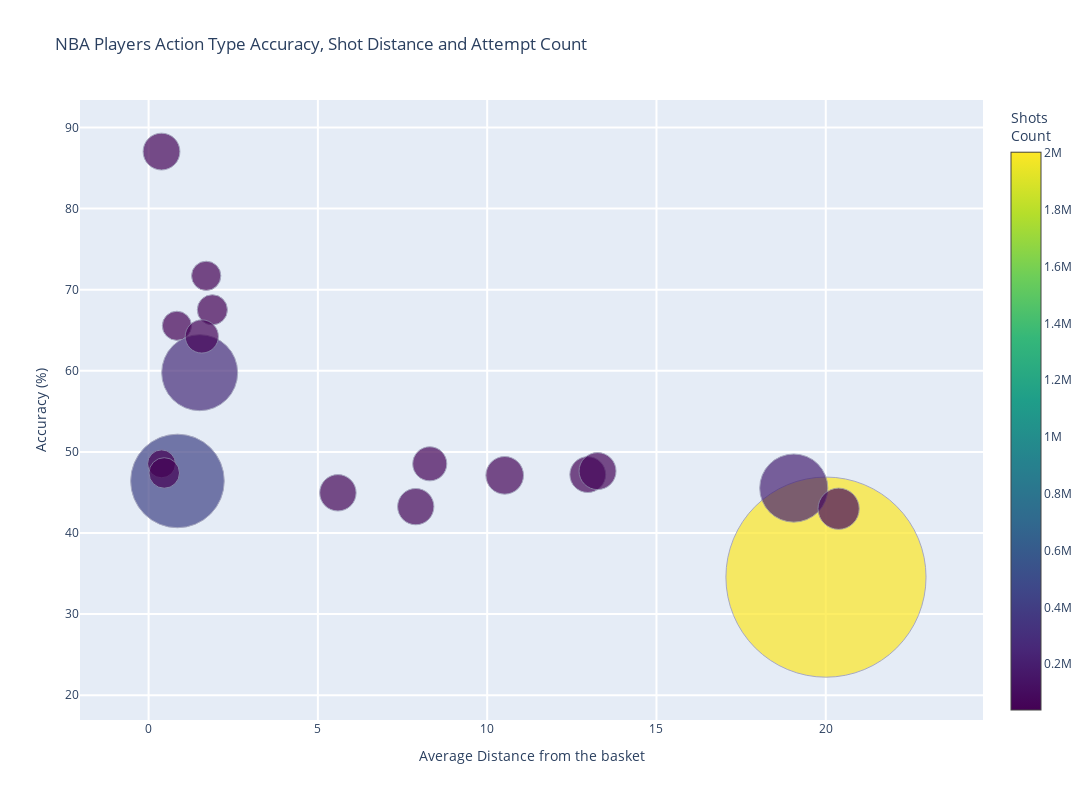

Source (notebook cell):
### Code cell
# Bubble Chart (Scatter Plot with Bubble Size)
# using tuple unpacking for multiple Axes
fig = go.Figure()
fig.update_layout(width=1400, height=800, title="NBA Players Action Type Accuracy, Shot Distance and Attempt Count",
                  xaxis=dict(
                      title="Average Distance from the basket",
                      gridcolor="white",
                      gridwidth=2,
                  ),
                  yaxis=dict(
                      title="Accuracy (%)",
                      gridcolor="white",
                      gridwidth=2,
                  ),
                  )
fig.add_trace(
    go.Scatter(
        x=action_types_75_p["avg_distance"],
        y=action_types_75_p["accuracy"] * 100,
        mode="markers",
        marker=dict(
            size=action_types_75_p["count"],
            sizemode="area",
            sizeref=100,
            color=action_types_75_p["count"],
            colorscale="Viridis",
            showscale=True,
            line_color='rgb(140, 140, 170)',
            colorbar_title='Shots<br>Count',
        ),
    text=action_types_75_p["ACTION_TYPE"],
    hovertemplate=(
            "Action Type: %{text}<br>" +
            "Accuracy: %{y:.2f}<br>" +
            "Average Distance: %{x:.2f}<br>" +
            "Attempt Count: %{marker.size:.0f}"
    ),
    name="Action Types"
    )
)
# Stacked or Grouped Bar Chart
# Heatmap with Annotations
# 3D Scatter Plot

### Figure 1 — Plotly figure (JSON) as saved in the notebook; plotly's stock layout.template omitted (floating-point values rounded to 4 significant figures)
{"data": [{"hovertemplate": "Action Type: %{text}<br>Accuracy: %{y:.2f}<br>Average Distance: %{x:.2f}<br>Attempt Count: %{marker.size:.0f}", "marker": {"color": [42926, 45454, 65894, 288734, 67837, 64250, 58148, 66335, 2002674, 437781, 231979, 42579, 68628, 55289, 85049, 39098, 46675, 70927], "colorbar": {"title": {"text": "Shots<br>Count"}}, "colorscale": [[0.0, "#440154"], [0.1111, "#482878"], [0.2222, "#3e4989"], [0.3333, "#31688e"], [0.4444, "#26828e"], [0.5556, "#1f9e89"], [0.6667, "#35b779"], [0.7778, "#6ece58"], [0.8889, "#b5de2b"], [1.0, "#fde725"]], "line": {"color": "rgb(140, 140, 170)"}, "showscale": true, "size": [42926, 45454, 65894, 288734, 67837, 64250, 58148, 66335, 2002674, 437781, 231979, 42579, 68628, 55289, 85049, 39098, 46675, 70927], "sizemode": "area", "sizeref": 100}, "mode": "markers", "name": "Action Types", "text": ["Cutting Layup Shot", "Driving Finger Roll Layup Shot", "Driving Floating Jump Shot", "Driving Layup Shot", "Dunk Shot", "Fadeaway Jump Shot", "Floating Jump shot", "Hook Shot", "Jump Shot", "Layup Shot", "Pullup Jump shot", "Reverse Layup Shot", "Running Jump Shot", "Running Layup Shot", "Step Back Jump shot", "Tip Layup Shot", "Tip Shot", "Turnaround Jump Shot"], "x": [1.702, 1.883, 7.891, 1.509, 0.3813, 12.97, 8.304, 5.591, 20.01, 0.8522, 19.05, 0.8355, 13.26, 1.571, 20.38, 0.3824, 0.4619, 10.52], "y": [71.7, 67.52, 43.25, 59.77, 87.02, 47.2, 48.53, 44.96, 34.56, 46.42, 45.54, 65.55, 47.63, 64.23, 42.99, 48.53, 47.4, 47.11], "type": "scatter"}], "layout": {"xaxis": {"title": {"text": "Average Distance from the basket"}, "gridcolor": "white", "gridwidth": 2}, "yaxis": {"title": {"text": "Accuracy (%)"}, "gridcolor": "white", "gridwidth": 2}, "width": 1400, "height": 800, "title": {"text": "NBA Players Action Type Accuracy, Shot Distance and Attempt Count"}}}
